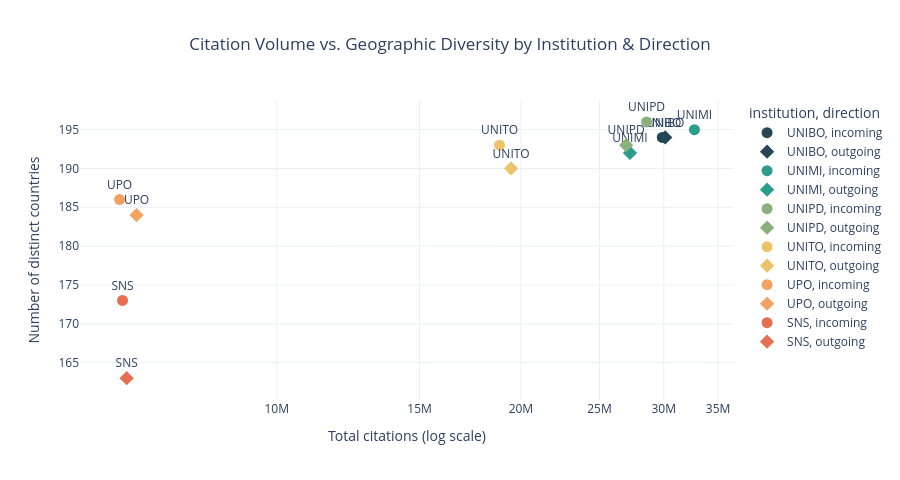

The notebook cell saved with this chart:
### Markdown cell above
### 2f. Volume vs. Diversity Scatter

Finally, we evaluate the structural breadth of these citation networks. This scatter plot compares total citation volume (x-axis, log-scaled) against the number of distinct country partners (y-axis). 

This allows us to quickly assess whether an institution's global influence is highly concentrated in a few key nations (lower on the y-axis) or widely distributed across a diverse, highly internationalized network (higher on the y-axis).

### Code cell
# A scatter where:
#   x = total citation volume (log scale)
#   y = number of distinct countries with at least 1 citation
#   shape = direction

scatter_rows = []
for inst in INSTITUTIONS:
    df = load_institution(inst, exclude_self=True)
    for direction in ["incoming", "outgoing"]:
        sub = df[df["direction"] == direction]
        scatter_rows.append({
            "institution": inst,
            "label": INSTITUTION_LABELS[inst],
            "direction": direction,
            "total": sub["count"].sum(),
            "n_countries": (sub["count"] > 0).sum(),
        })

scatter_df = pd.DataFrame(scatter_rows)

fig = px.scatter(
    scatter_df,
    x="total", y="n_countries",
    color="institution",
    symbol="direction",
    text="institution",
    color_discrete_map=INST_COLORS,
    log_x=True,
    title="Citation Volume vs. Geographic Diversity by Institution & Direction",
    labels={"total": "Total citations (log scale)",
            "n_countries": "Number of distinct countries"},
    template="plotly_white",
    height=480
)
fig.update_traces(textposition="top center", marker_size=11)
fig.update_layout(title_x=0.5)
fig.show()

### Figure 1 — Plotly figure (JSON) as saved in the notebook; plotly's stock layout.template omitted (floating-point values rounded to 4 significant figures)
{"data": [{"hovertemplate": "institution=%{text}<br>direction=incoming<br>Total citations (log scale)=%{x}<br>Number of distinct countries=%{y}<extra></extra>", "legendgroup": "UNIBO, incoming", "marker": {"color": "#264653", "size": 11, "symbol": "circle"}, "mode": "markers+text", "name": "UNIBO, incoming", "orientation": "v", "showlegend": true, "text": ["UNIBO"], "textposition": "top center", "type": "scatter", "x": [29872589], "xaxis": "x", "y": [194], "yaxis": "y"}, {"hovertemplate": "institution=%{text}<br>direction=outgoing<br>Total citations (log scale)=%{x}<br>Number of distinct countries=%{y}<extra></extra>", "legendgroup": "UNIBO, outgoing", "marker": {"color": "#264653", "size": 11, "symbol": "diamond"}, "mode": "markers+text", "name": "UNIBO, outgoing", "orientation": "v", "showlegend": true, "text": ["UNIBO"], "textposition": "top center", "type": "scatter", "x": [30124137], "xaxis": "x", "y": [194], "yaxis": "y"}, {"hovertemplate": "institution=%{text}<br>direction=incoming<br>Total citations (log scale)=%{x}<br>Number of distinct countries=%{y}<extra></extra>", "legendgroup": "UNIMI, incoming", "marker": {"color": "#2a9d8f", "size": 11, "symbol": "circle"}, "mode": "markers+text", "name": "UNIMI, incoming", "orientation": "v", "showlegend": true, "text": ["UNIMI"], "textposition": "top center", "type": "scatter", "x": [32727946], "xaxis": "x", "y": [195], "yaxis": "y"}, {"hovertemplate": "institution=%{text}<br>direction=outgoing<br>Total citations (log scale)=%{x}<br>Number of distinct countries=%{y}<extra></extra>", "legendgroup": "UNIMI, outgoing", "marker": {"color": "#2a9d8f", "size": 11, "symbol": "diamond"}, "mode": "markers+text", "name": "UNIMI, outgoing", "orientation": "v", "showlegend": true, "text": ["UNIMI"], "textposition": "top center", "type": "scatter", "x": [27257280], "xaxis": "x", "y": [192], "yaxis": "y"}, {"hovertemplate": "institution=%{text}<br>direction=incoming<br>Total citations (log scale)=%{x}<br>Number of distinct countries=%{y}<extra></extra>", "legendgroup": "UNIPD, incoming", "marker": {"color": "#8ab17d", "size": 11, "symbol": "circle"}, "mode": "markers+text", "name": "UNIPD, incoming", "orientation": "v", "showlegend": true, "text": ["UNIPD"], "textposition": "top center", "type": "scatter", "x": [28571838], "xaxis": "x", "y": [196], "yaxis": "y"}, {"hovertemplate": "institution=%{text}<br>direction=outgoing<br>Total citations (log scale)=%{x}<br>Number of distinct countries=%{y}<extra></extra>", "legendgroup": "UNIPD, outgoing", "marker": {"color": "#8ab17d", "size": 11, "symbol": "diamond"}, "mode": "markers+text", "name": "UNIPD, outgoing", "orientation": "v", "showlegend": true, "text": ["UNIPD"], "textposition": "top center", "type": "scatter", "x": [26963079], "xaxis": "x", "y": [193], "yaxis": "y"}, {"hovertemplate": "institution=%{text}<br>direction=incoming<br>Total citations (log scale)=%{x}<br>Number of distinct countries=%{y}<extra></extra>", "legendgroup": "UNITO, incoming", "marker": {"color": "#e9c46a", "size": 11, "symbol": "circle"}, "mode": "markers+text", "name": "UNITO, incoming", "orientation": "v", "showlegend": true, "text": ["UNITO"], "textposition": "top center", "type": "scatter", "x": [18823947], "xaxis": "x", "y": [193], "yaxis": "y"}, {"hovertemplate": "institution=%{text}<br>direction=outgoing<br>Total citations (log scale)=%{x}<br>Number of distinct countries=%{y}<extra></extra>", "legendgroup": "UNITO, outgoing", "marker": {"color": "#e9c46a", "size": 11, "symbol": "diamond"}, "mode": "markers+text", "name": "UNITO, outgoing", "orientation": "v", "showlegend": true, "text": ["UNITO"], "textposition": "top center", "type": "scatter", "x": [19447727], "xaxis": "x", "y": [190], "yaxis": "y"}, {"hovertemplate": "institution=%{text}<br>direction=incoming<br>Total citations (log scale)=%{x}<br>Number of distinct countries=%{y}<extra></extra>", "legendgroup": "UPO, incoming", "marker": {"color": "#f4a261", "size": 11, "symbol": "circle"}, "mode": "markers+text", "name": "UPO, incoming", "orientation": "v", "showlegend": true, "text": ["UPO"], "textposition": "top center", "type": "scatter", "x": [6401677], "xaxis": "x", "y": [186], "yaxis": "y"}, {"hovertemplate": "institution=%{text}<br>direction=outgoing<br>Total citations (log scale)=%{x}<br>Number of distinct countries=%{y}<extra></extra>", "legendgroup": "UPO, outgoing", "marker": {"color": "#f4a261", "size": 11, "symbol": "diamond"}, "mode": "markers+text", "name": "UPO, outgoing", "orientation": "v", "showlegend": true, "text": ["UPO"], "textposition": "top center", "type": "scatter", "x": [6717834], "xaxis": "x", "y": [184], "yaxis": "y"}, {"hovertemplate": "institution=%{text}<br>direction=incoming<br>Total citations (log scale)=%{x}<br>Number of distinct countries=%{y}<extra></extra>", "legendgroup": "SNS, incoming", "marker": {"color": "#e76f51", "size": 11, "symbol": "circle"}, "mode": "markers+text", "name": "SNS, incoming", "orientation": "v", "showlegend": true, "text": ["SNS"], "textposition": "top center", "type": "scatter", "x": [6455250], "xaxis": "x", "y": [173], "yaxis": "y"}, {"hovertemplate": "institution=%{text}<br>direction=outgoing<br>Total citations (log scale)=%{x}<br>Number of distinct countries=%{y}<extra></extra>", "legendgroup": "SNS, outgoing", "marker": {"color": "#e76f51", "size": 11, "symbol": "diamond"}, "mode": "markers+text", "name": "SNS, outgoing", "orientation": "v", "showlegend": true, "text": ["SNS"], "textposition": "top center", "type": "scatter", "x": [6531698], "xaxis": "x", "y": [163], "yaxis": "y"}], "layout": {"height": 480, "legend": {"title": {"text": "institution, direction"}, "tracegroupgap": 0}, "title": {"text": "Citation Volume vs. Geographic Diversity by Institution & Direction", "x": 0.5}, "xaxis": {"anchor": "y", "domain": [0, 1], "title": {"text": "Total citations (log scale)"}, "type": "log"}, "yaxis": {"anchor": "x", "domain": [0, 1], "title": {"text": "Number of distinct countries"}}}}
